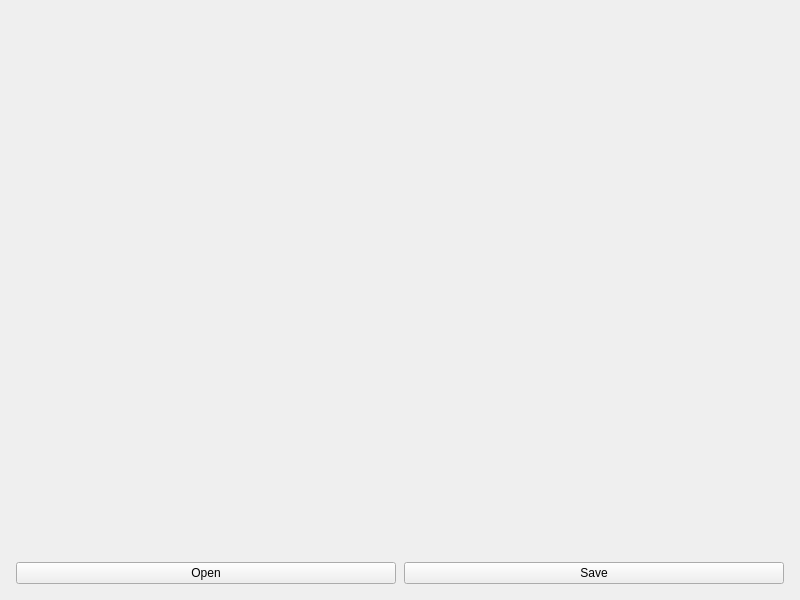
<?xml version="1.0" encoding="UTF-8"?>
<ui version="4.0">
 <class>Viewer</class>
 <widget class="QMainWindow" name="Viewer">
  <property name="geometry">
   <rect>
    <x>0</x>
    <y>0</y>
    <width>800</width>
    <height>600</height>
   </rect>
  </property>
  <property name="windowTitle">
   <string>Viewer</string>
  </property>
  <widget class="QWidget" name="rootWidget">
   <layout class="QVBoxLayout" name="verticalLayout" stretch="1,0">
    <property name="spacing">
     <number>16</number>
    </property>
    <property name="leftMargin">
     <number>16</number>
    </property>
    <property name="topMargin">
     <number>16</number>
    </property>
    <property name="rightMargin">
     <number>16</number>
    </property>
    <property name="bottomMargin">
     <number>16</number>
    </property>
    <item>
     <layout class="QHBoxLayout" name="imageWrapper" stretch="0,0">
      <property name="spacing">
       <number>8</number>
      </property>
      <item>
       <widget class="QLabel" name="inputImage"/>
      </item>
      <item>
       <widget class="QLabel" name="outputImage"/>
      </item>
     </layout>
    </item>
    <item>
     <layout class="QHBoxLayout" name="buttonBar" stretch="0,0">
      <property name="spacing">
       <number>8</number>
      </property>
      <item>
       <widget class="QPushButton" name="openButton">
        <property name="text">
         <string>Open</string>
        </property>
       </widget>
      </item>
      <item>
       <widget class="QPushButton" name="saveButton">
        <property name="text">
         <string>Save</string>
        </property>
       </widget>
      </item>
     </layout>
    </item>
   </layout>
  </widget>
 </widget>
 <resources/>
 <connections/>
</ui>
